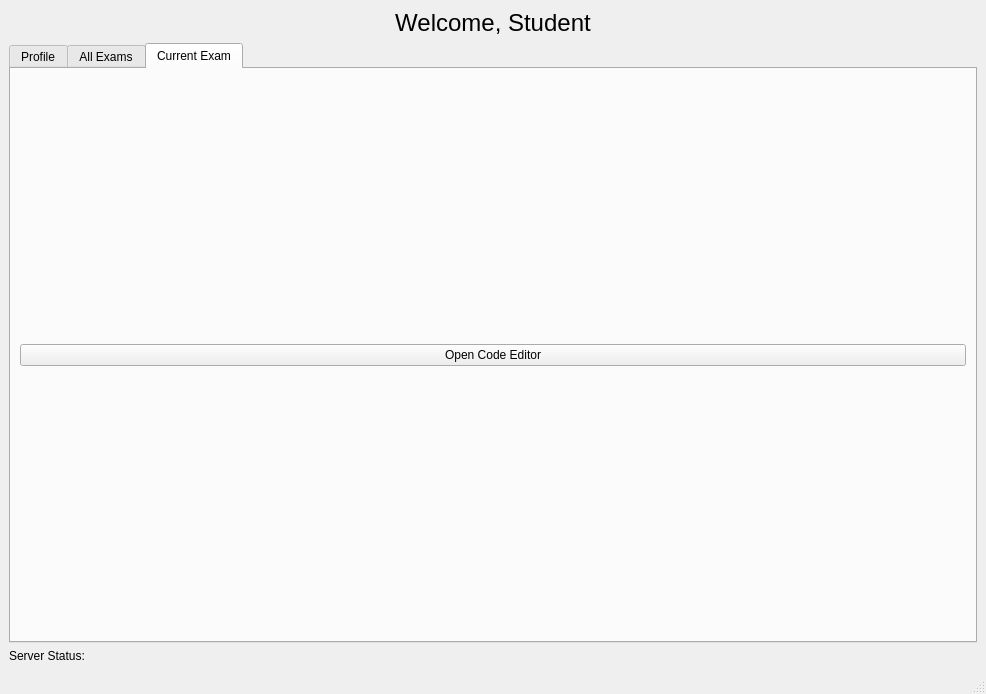
<?xml version="1.0" encoding="UTF-8"?>
<ui version="4.0">
 <class>StudentModuleV2</class>
 <widget class="QMainWindow" name="StudentModuleV2">
  <property name="geometry">
   <rect>
    <x>0</x>
    <y>0</y>
    <width>986</width>
    <height>694</height>
   </rect>
  </property>
  <property name="windowTitle">
   <string>MainWindow</string>
  </property>
  <widget class="QWidget" name="centralwidget">
   <layout class="QVBoxLayout" name="verticalLayout">
    <item>
     <widget class="QLabel" name="welcomeStudent_label">
      <property name="text">
       <string>&lt;html&gt;&lt;head/&gt;&lt;body&gt;&lt;p align=&quot;center&quot;&gt;&lt;span style=&quot; font-size:18pt;&quot;&gt;Welcome, Student&lt;/span&gt;&lt;/p&gt;&lt;/body&gt;&lt;/html&gt;</string>
      </property>
     </widget>
    </item>
    <item>
     <widget class="QTabWidget" name="stuModuVII_tabWidget">
      <property name="currentIndex">
       <number>2</number>
      </property>
      <widget class="QWidget" name="profile_tab">
       <attribute name="title">
        <string>Profile</string>
       </attribute>
       <layout class="QVBoxLayout" name="verticalLayout_2">
        <item>
         <widget class="QGroupBox" name="groupBox">
          <property name="title">
           <string>Profile Information</string>
          </property>
          <layout class="QFormLayout" name="formLayout">
           <item row="0" column="0">
            <widget class="QLabel" name="label">
             <property name="text">
              <string>Name:</string>
             </property>
            </widget>
           </item>
           <item row="0" column="1">
            <widget class="QLabel" name="stuName_label_2">
             <property name="text">
              <string>Student name xyz</string>
             </property>
            </widget>
           </item>
          </layout>
         </widget>
        </item>
        <item>
         <widget class="QPushButton" name="exit_profileTab_pushButton">
          <property name="text">
           <string>Exit</string>
          </property>
         </widget>
        </item>
       </layout>
      </widget>
      <widget class="QWidget" name="allExam_tab">
       <attribute name="title">
        <string>All Exams</string>
       </attribute>
       <layout class="QVBoxLayout" name="verticalLayout_4">
        <item>
         <widget class="QGroupBox" name="groupBox_2">
          <property name="title">
           <string>Rulebook</string>
          </property>
          <layout class="QVBoxLayout" name="verticalLayout_3">
           <item>
            <widget class="QLabel" name="rulebook_recv_status_label_2">
             <property name="text">
              <string>No rulebook received from server yet</string>
             </property>
            </widget>
           </item>
           <item>
            <widget class="QPushButton" name="openRulebook_pushButton">
             <property name="text">
              <string>Open Rulebook</string>
             </property>
            </widget>
           </item>
          </layout>
         </widget>
        </item>
        <item>
         <widget class="QTableWidget" name="tableWidget">
          <column>
           <property name="text">
            <string>Course Code</string>
           </property>
          </column>
          <column>
           <property name="text">
            <string>Course Name</string>
           </property>
          </column>
          <column>
           <property name="text">
            <string>Exam no</string>
           </property>
          </column>
          <column>
           <property name="text">
            <string>Topic</string>
           </property>
          </column>
          <column>
           <property name="text">
            <string>Date</string>
           </property>
          </column>
          <column>
           <property name="text">
            <string>Start Time</string>
           </property>
          </column>
          <column>
           <property name="text">
            <string>Ending Time</string>
           </property>
          </column>
          <column>
           <property name="text">
            <string>Status</string>
           </property>
          </column>
          <column>
           <property name="text">
            <string>Action</string>
           </property>
          </column>
         </widget>
        </item>
       </layout>
      </widget>
      <widget class="QWidget" name="currentExam_tab">
       <attribute name="title">
        <string>Current Exam</string>
       </attribute>
       <layout class="QVBoxLayout" name="verticalLayout_5">
        <item>
         <widget class="QPushButton" name="openCodeEditor_pushButton">
          <property name="text">
           <string>Open Code Editor</string>
          </property>
         </widget>
        </item>
       </layout>
      </widget>
     </widget>
    </item>
    <item>
     <widget class="QLabel" name="mainWindowServerStatus_label">
      <property name="text">
       <string>Server Status:</string>
      </property>
     </widget>
    </item>
   </layout>
  </widget>
  <widget class="QMenuBar" name="menubar">
   <property name="geometry">
    <rect>
     <x>0</x>
     <y>0</y>
     <width>986</width>
     <height>21</height>
    </rect>
   </property>
  </widget>
  <widget class="QStatusBar" name="statusbar"/>
 </widget>
 <resources/>
 <connections/>
</ui>
